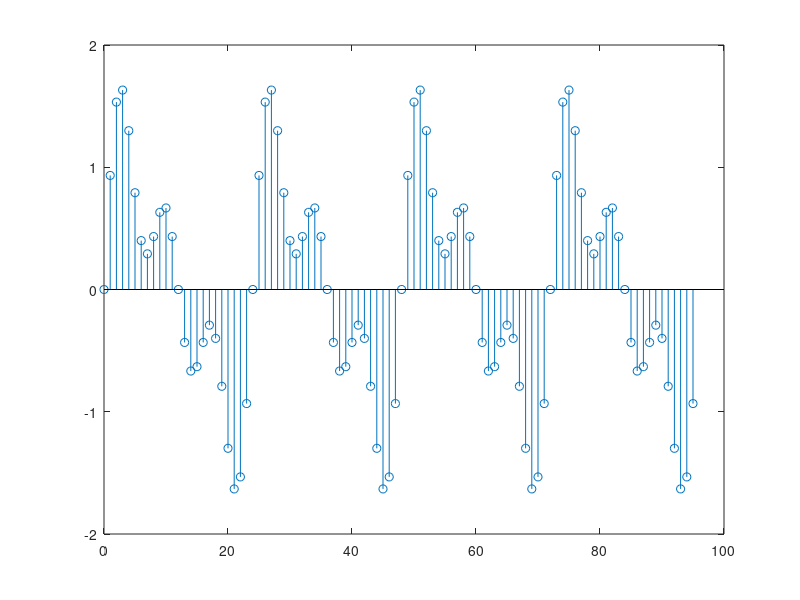

This figure's MATLAB source: (Note: this script raises an error after producing the figure.)
%% Variable Initialization
clc;
close all;

%% Input signal for Decimation-Interpolation

n = 0:1:95;
f0 = 100;
f1 = 200;
f2 = 300;
fs = 2400;

xn = sin(2*pi*f0*n/fs) + 0.5*sin(2*pi*f1*n/fs) + 0.6*sin(2*pi*f2*n/fs);
stem(n, xn);

%% Question 1:
M = 2;
L = 2;
deciOut = decimator(M, 600, 2400, 101, xn);
yOut = interpolater(L, 600, 2400, 101, deciOut);
[err, errors] = calError(xn, yOut);
fprintf("Decimation-Interpolation Error for M=L=2 : %.4f \n", err);

subplot(2,1,1);
stem(n, yOut);
title('Output Waveform')
subplot(2,1,2);
stem(n, errors);
title('Errors')

%% Question 2
M = 4;
L = 4;
deciOut = decimator(M, 300, 2400, 101, xn);
yOut = interpolater(L, 300, 2400, 101, deciOut);
[err, errors] = calError(xn, yOut);
fprintf("Decimation-Interpolation Error for M=L=4 : %.4f\n", err);
subplot(2,1,1);
stem(n, yOut);
title('Output Waveform')
subplot(2,1,2);
stem(n, errors);
title('Errors')

%% Question 3
M = 8;
L = 8;
deciOut = decimator(M, 150, 2400, 101, xn);
yOut = interpolater(L, 150, 2400, 101, deciOut);
[err, errors] = calError(xn, yOut);
fprintf("Decimation-Interpolation Error for M=L=8 : %.4f \n", err)
subplot(2,1,1);
stem(n, yOut);
title('Output Waveform')
subplot(2,1,2);
stem(n, errors);
title('Errors')

%% functions definations

function [error, errs] = calError(x, y)
    errs = y - x;
    error = mean(abs(errs));
end

function y = decimator(M, fc, fs, N, x)
    w = window(1,N);
    hd = filter(fs, fc, N);
    h = hd.*w;
    hlen = length(h);
    xlen = length(x);
    xf = conv(x, h);
    xf = xf((hlen-1)/2+1 : (hlen-1)/2+xlen);
    y = downsample(xf, M);
end

function y = interpolater(L, fc, fs, N, x)
    xu = upsample(x,L);
    xuLen = length(xu);
    w = window(1,N);
    hd = filter(fs, fc, N);
    h = L.*(hd.*w);
    hlen = length(h);
    y = conv(xu, h);
    y = y((hlen-1)/2+1 : (hlen-1)/2+xuLen);
end

function hd = filter(fs, fc, N)
    hd = zeros(1, N); % preallocation
    range = -(N-1)/2:1:(N-1)/2;
    wc = (2*pi*fc)/fs; % digital frequency
    for n = 1:length(range)
        if range(n)~=0
            hd(n) = sin(wc*range(n))/(pi*range(n));
        else
            hd(n) = wc/pi;
        end
    end
end

function win = window(style, N)
    winRange = 0:1:N-1;
    if style == 1
        win = 0.54 - 0.46*cos(2*pi.*winRange/(N-1)); %hamming window
    elseif style == 2
        win = 0.5 - 0.5*cos(2*pi.*winRange/(N-1)); %hanning window
    elseif style == 3
        win = 0.42 - 0.5*cos(2*pi.*winRange/(N-1)) + 0.08*cos(4*pi.*winRange/(N-1)); %blackman window
    end
end

